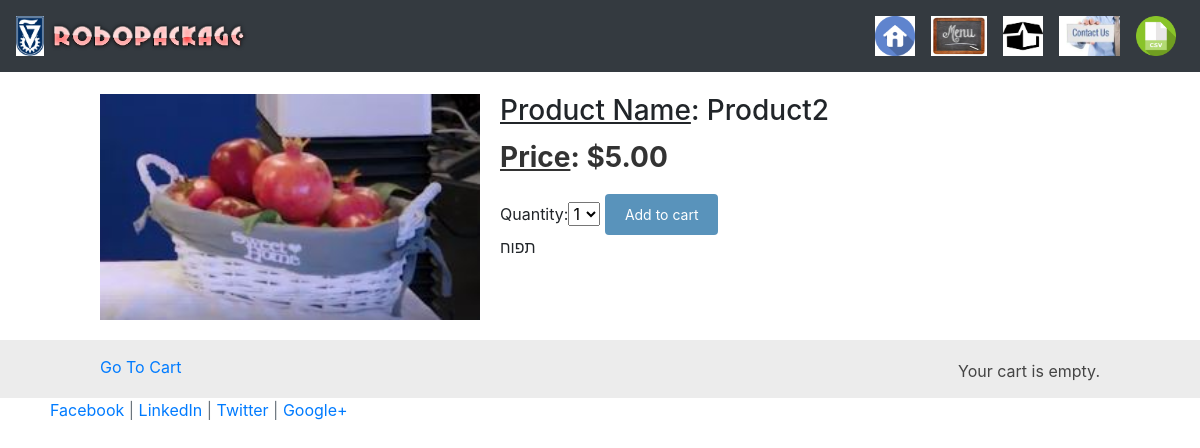
Screenshot of /2/product2/ with the database file from the repository.
### shop/models.py (models this page shows, shortened)
class Product(models.Model):
    category = models.ForeignKey(Category, related_name='products')
    name = models.CharField(max_length=200, db_index=True)
    slug = models.SlugField(max_length=200, db_index=True)
    image = models.ImageField(upload_to='products/%Y/%m/%d', height_field=None, width_field=None,blank=True)
    description = models.TextField(blank=True)
    price = models.DecimalField(max_digits=10, decimal_places=2)
    stock = models.PositiveIntegerField()
    available = models.BooleanField(default=True)
    created = models.DateTimeField(auto_now_add=True)
    updated = models.DateTimeField(auto_now=True)
    class Meta:
        ordering = ('-created',)
        index_together = (('id', 'slug'),)

### shop/views.py (the view)
# urls.py: url(r'^(?P<id>\d+)/(?P<slug>[-\w]+)/$', views.product_detail, name='product_detail'),
def product_detail(request, id, slug):
	product = get_object_or_404(Product, id=id, slug=slug, available=True)
	cart_product_form = CartAddProductForm()
	return render(request,'shop/product/detail.html',{'product': product,'cart_product_form': cart_product_form})

### cart/forms.py
class CartAddProductForm(forms.Form):
    quantity = forms.TypedChoiceField(choices=PRODUCT_QUANTITY_CHOICES,
                                      coerce=int)
    update = forms.BooleanField(required=False,
                                initial=False,
                                widget=forms.HiddenInput)

### cart/cart.py (called while the page is built)
    def get_total_price(self):
        return sum(Decimal(item['price']) * item['quantity'] for item in self.cart.values())

### cart/context_processors.py (called while the page is built)
def cart(request):
    return {'cart': Cart(request) }

### shop/templates/shop/Product/detail.html (shortened to what this page needs)
{% extends "shop/base.html" %}
{% load static %}
{% block content %}
    <div class="product-detail">
        <img src="{% if product.image %}{{ product.image.url }}{% else %}{% static "img/no_image.png" %}{% endif %}">
        <h3><u>Product Name</u>: {{ product.name }}</h3>
        <p class="price"><u>Price</u>: ${{ product.price }}</p>
        <form action="{% url "cart:cart_add" product.id %}" method="post">
            {{ cart_product_form }}
            <input type="submit" value="Add to cart">
        </form>
        {{ product.description|linebreaks }}
    </div>
{% endblock %}

### shop/static/css/base.css (style rules this page uses)
body { margin:0; padding:0; font-family:helvetica, sans-serif; }
h1, h2, h3, h4, h5 , h6 { font-family: 'Ubuntu', sans-serif; font-weight:normal; }
a.button, input[type="submit"] { color:#fff; background:#5993bb; border-radius:4px; padding:10px 20px; font-size:14px; border:0; }
.product-detail { text-align:justify; }
.product-detail .price { color:#333; font-size:28px; font-weight:bold; }
.product-detail img { width:40%; float:left; padding:0 20px 20px 0; }

### shop/static/css/custom.css (style rules this page uses)
body { padding-top:50px; }

### rows the page displays
Product: image (picture), name "Product2", price "5.00", description "תפוח"
